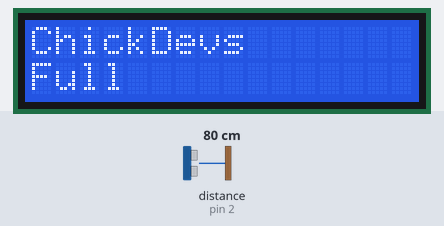
Simulated run of this sketch. Board: Arduino Uno, built with avr-gcc and run on an emulated ATmega328P. On the bench: 16×2 character LCD. Inputs (shaded band) come from the test bench; at power-on: distance to the obstacle (sensor on pin 2) 80 cm. The echo pulse lasts 58.3 µs per cm; what the sketch prints to the serial monitor is not drawn.

Above: at 1.2 s.
1.3 s: distance to the obstacle (sensor on pin 2) set to 2 cm
14.2 s: distance to the obstacle (sensor on pin 2) set to 4 cm
At 16.6 s:
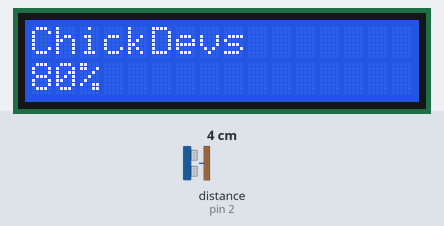
21.6 s: distance to the obstacle (sensor on pin 2) set to 11 cm
At 25.8 s:
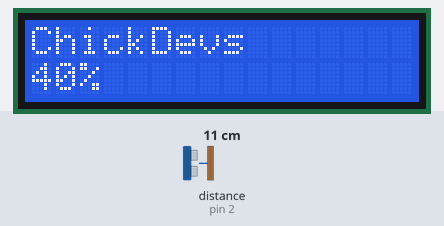
29.0 s: distance to the obstacle (sensor on pin 2) set to 15 cm
At 31.1 s:
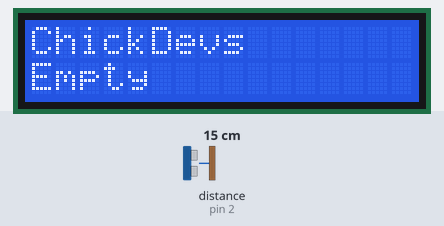
36.4 s: distance to the obstacle (sensor on pin 2) set to 18 cm
At 41.4 s:
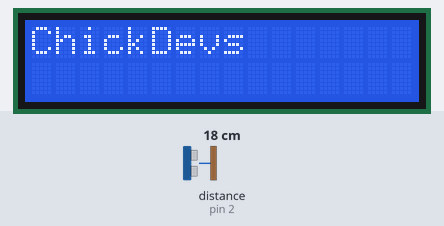
Timing chart, 0 to 42.9 s (numbered marks = the images above; inputs shaded):
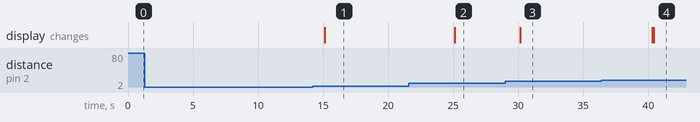

The sketch:

EndDevice.ino
```cpp
#include <Wire.h>
#include <LiquidCrystal_I2C.h>
#include <stdint.h>
//#include "./data_package.h"
#include <SoftwareSerial.h>

#define HEARTBEAT 1
#define DATA 2
#define RESPONSE 3

// Define
#define TRIG_PIN 3
#define ECHO_PIN 2
#define MAX_DISTANCE 200 // Maximum distance to measure (adjust as needed)
//Config
uint8_t ID_1 = 1;
int status_1 = 0;
int floor_1 = 1;
int trash_1 = 1;
int signal_1 = 0;
uint8_t send_data_heartbeat[8];
uint8_t send_data[8];
int send_data_flag = 0;
int send_data_check = 0;
int statusFlag =false;
// Ultrasonic
int distance = 0;
unsigned long duration = 0;
int percentage = 0;

// LCD
LiquidCrystal_I2C lcd(0x27, 16, 2); // I2C address 0x27, 16 columns, and 2 rows
//Data Receive
const byte numBytes = 8;
byte buffer_reg[numBytes];
bool newData = false;
//countOpen
int countOpen = 0;
int flag = 0;


unsigned long lastUltrasonicTime = 0;
unsigned long ultrasonicInterval = 5000; // Interval for ultrasonic measurement in milliseconds

unsigned long lastHeartbeatTime = 0;
unsigned long heartbeatInterval = 30000; // Interval for heartbeat in milliseconds
//unsigned long heartbeatInterval = 5000; // Interval for heartbeat in milliseconds

unsigned long lastDataPackageTime = 0;
//unsigned long dataPackageInterval = 180000; // Interval for data package in milliseconds
unsigned long dataPackageInterval = 52000;//Interval for data package in milliseconds

bool countOpenFlag = false; // Flag to control countOpen increment


/******************************************************************************Function for Data Transmit***************************************************************************************************/
int checkSum(uint8_t data[]) {
  uint16_t check_sum = (data[5] << 8) + data[6];
  uint16_t sum = data[1];
  for (int i = 2; i < 5; i++)
          sum += data[i];
  if (sum == check_sum)
    return 1;
  return 0;
}

void heartbeatPackage(uint8_t ID, int status, int floor, int trash, int signal, uint8_t data[]) {
  data[0] = 0x0A;
  data[7] = 0x0B;
  data[1] = ID;
  data[2] = 0xA0;
  if (status)
    data[2] += 0x01;
  data[3] = (floor << 4) + trash;
  data[4] = ((signal / 10) << 4) + (signal % 10);
  uint16_t check_sum = 0;
  for (int i = 1; i < 5; i++)
    check_sum += data[i];
  data[5] = check_sum >> 8;
  data[6] = check_sum;
}

void dataPackage(uint8_t ID, int capacity, uint8_t data[]) {
  data[0] = 0x0A;
  data[7] = 0x0B;
  data[1] = ID;
  data[2] = 0xB0;
  data[3] = ((capacity / 10) << 4) + (capacity % 10);
  data[4] = 0x00;
  uint16_t check_sum = 0;
  for (int i = 1; i < 5; i++)
    check_sum += data[i];
  data[5] = check_sum >> 8;
  data[6] = check_sum;
}

int checkPackage(uint8_t data[]) {
  if (data[0] != 0x0A || data[7] != 0x0B) {
   printf("Data is invalid!");
    return 0;
  }
  if (!checkSum(data)) {
   printf("Checksum fail! Data is incorrect!");
    return 0;
  }
  return 1;
}

int getType(uint8_t data[]) {
  uint8_t command = data[2] >> 4;
  if (command == 0x0A)
    return HEARTBEAT;
  if (command == 0x0B)
    return DATA;
  if (command == 0x0C)
    return RESPONSE;
 printf("Data command is invalid!");
  return 0;
}

int getResponse(uint8_t data[]) {
  if (checkPackage(data) == 1) {
    if (getType(data) == RESPONSE) {
        uint8_t type = data[4] & 0x0f;
        uint16_t mess = ((data[2] & 0x0f) << 12) + (data[3] << 4) + ((data[4] & 0xf0) >> 4);
        uint8_t first = mess >> 8;
        uint8_t second = mess;
        if (first == 0x4F && second == 0x4B) {
          if (type == HEARTBEAT)
            return HEARTBEAT;
          if (type == DATA)
            return DATA;
        }
          return 0;
    }
  }
  return 0;
}
/******************************************************************************Function for Data Transmit***************************************************************************************************/
/*********************************************************************************Operate Functions*********************************************************************************************************/
void setup() {
  // put your setup code here, to run once:
  Serial.begin(9600);
  lcd.clear();
  lcd.init();      // initialize the lcd
  lcd.backlight(); // open the backlight
  lcd.print("Smart Trash Bin");
  lcd.clear();
  lcd.print("ChickDevs");
  pinMode(TRIG_PIN, OUTPUT);
  pinMode(ECHO_PIN, INPUT);
}

void loop() {
  unsigned long currentTime = millis();
    // Trigger ultrasonic sensor every 5 seconds
  if (currentTime - lastUltrasonicTime >= ultrasonicInterval) {
    // Your ultrasonic measurement code here
    digitalWrite(TRIG_PIN, LOW);
    delayMicroseconds(200);
    digitalWrite(TRIG_PIN, HIGH);
    delayMicroseconds(100);
    digitalWrite(TRIG_PIN, LOW);

    // Wait for the pulse to return
    delayMicroseconds(200); // Adjust this delay as needed

    // Receive ultrasonic sensor response
    duration = pulseIn(ECHO_PIN, HIGH);
    // Recalculate distance
    distance = duration * 0.034 / 2;

    // Update last ultrasonic measurement time
    lastUltrasonicTime = currentTime;
  }

  // Send heartbeat every 60 seconds
  if (currentTime - lastHeartbeatTime >= heartbeatInterval) {
      heartbeatPackage(ID_1, status_1, floor_1, trash_1, signal_1, send_data_heartbeat);
      Serial.write(send_data_heartbeat, 8);
      lastHeartbeatTime = currentTime;
  }

  // Send data every 180 seconds
  if (currentTime - lastDataPackageTime >= dataPackageInterval) {
      dataPackage(ID_1, percentage, send_data);
      Serial.write(send_data, 8);
      // Update last data package time
      lastDataPackageTime = currentTime;
  }
  // Update LCD and countOpen
  lcd.setCursor(0, 1);
  lcd.print("                "); // Clear the line
  lcd.setCursor(0, 1);
  if (distance >= 13 && distance <= 15) {
    lcd.print("Empty");
    percentage = 0;
    countOpenFlag = false; // Reset flag
    status_1=0;
    statusFlag =false;
  } else if (distance > 10 && distance <= 13) {
    lcd.print("20%");
    percentage = 20;
    countOpenFlag = false; // Reset flag
    statusFlag =false;
  } else if (distance > 7 && distance <= 10) {
    lcd.print("40%");
    percentage = 40;
    countOpenFlag = false; // Reset flag
    statusFlag =false;
  } else if (distance >= 5 && distance <= 7) {
    lcd.print("60%");
    percentage = 60;
    countOpenFlag = false; // Reset flag
    statusFlag =false;
  } else if (distance >= 2 && distance <= 4) {
    lcd.print("80%");
    percentage = 80;
    countOpenFlag = false; // Reset flag
    statusFlag =false;
  } else if (distance < 2) {
    lcd.print("Full");
    percentage = 100;
    countOpenFlag = false; // Reset flag
    status_1=1;
    statusFlag =false;
  } else if (distance > 14.5 && !countOpenFlag) {
    countOpen++;
    lcd.print("Open");
    flag = 1;
    countOpenFlag = true; // Set flag to avoid multiple increments
  }
  delay(100);
}
```

Measured:
- the behaviour switches between 13 and 14 cm on distance to the obstacle (sensor on pin 2) (found by bisection; images 2 and 3)
- after the input at 1.3 s, every drawn part: stays the same
- after the input at 14.2 s, the display: changes after 0.92 s (image 1)
- after the input at 21.6 s, the display: changes after 3.5 s (image 2)
- after the input at 29.0 s, the display: changes after 1.1 s (image 3)
- after the input at 36.4 s, the display: first changes after 3.9 s (image 4 shows a later state)
